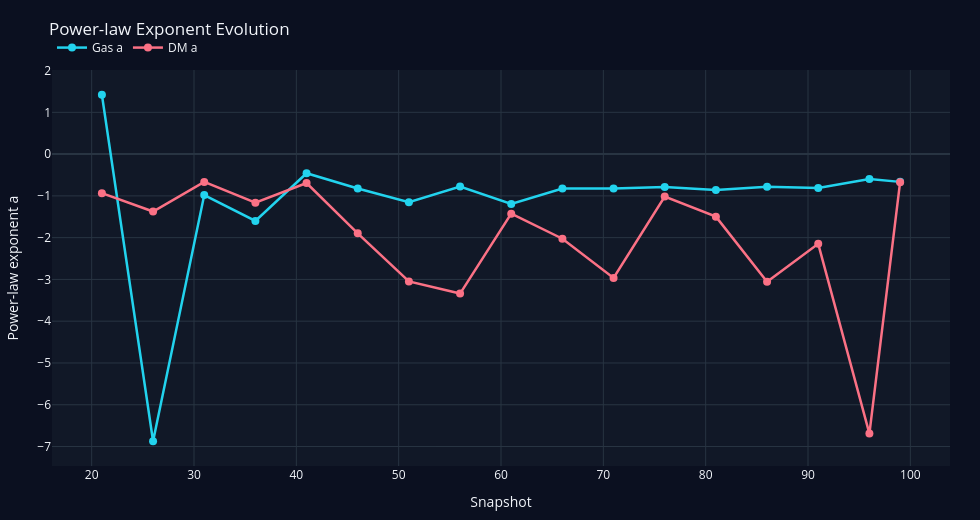

Notebook code for this chart:
### Code cell
# Optional comparison of fitted a values (Plotly dark theme)
if len(df_gas_fit) > 0 and len(df_dm_fit) > 0:
    df_compare = pd.merge(df_gas_fit, df_dm_fit, on='Snapshot', how='inner', suffixes=('_gas', '_dm'))

    fig = go.Figure()
    fig.add_trace(go.Scatter(
        x=df_compare['Snapshot'], y=df_compare['a_gas'],
        mode='lines+markers',
        name='Gas a',
        line=dict(color=COLOR_A_GAS, width=2.5),
        marker=dict(size=8)
    ))
    fig.add_trace(go.Scatter(
        x=df_compare['Snapshot'], y=df_compare['a_dm'],
        mode='lines+markers',
        name='DM a',
        line=dict(color=COLOR_A_DM, width=2.5),
        marker=dict(size=8)
    ))

    fig.update_layout(
        title='Power-law Exponent Evolution',
        xaxis_title='Snapshot',
        yaxis_title='Power-law exponent a',
        template='plotly_dark',
        paper_bgcolor=PLOTLY_DARK_BG,
        plot_bgcolor=PLOTLY_PANEL_BG,
        height=520,
        width=980,
        margin=dict(l=50, r=30, t=70, b=45),
        legend=dict(orientation='h', yanchor='bottom', y=1.02, xanchor='left', x=0)
    )

    compare_html = os.path.join(PLOT_DIR, 'gas_dm_a_comparison_plotly.html')
    os.makedirs(PLOT_DIR, exist_ok=True)
    fig.write_html(compare_html, include_plotlyjs='cdn')

    fig.show()
    print('Saved comparison figure:', compare_html)

    df_compare

### Figure 1 — Plotly figure (JSON) as saved in the notebook; plotly's stock layout.template omitted (floating-point values rounded to 4 significant figures)
{"data": [{"line": {"color": "#22D3EE", "width": 2.5}, "marker": {"size": 8}, "mode": "lines+markers", "name": "Gas a", "type": "scatter", "x": [21, 26, 31, 36, 41, 46, 51, 56, 61, 66, 71, 76, 81, 86, 91, 96, 99], "y": [1.42, -6.872, -0.9799, -1.599, -0.459, -0.822, -1.15, -0.7771, -1.193, -0.8229, -0.822, -0.7887, -0.859, -0.7813, -0.8116, -0.596, -0.6648]}, {"line": {"color": "#FB7185", "width": 2.5}, "marker": {"size": 8}, "mode": "lines+markers", "name": "DM a", "type": "scatter", "x": [21, 26, 31, 36, 41, 46, 51, 56, 61, 66, 71, 76, 81, 86, 91, 96, 99], "y": [-0.9353, -1.375, -0.6661, -1.163, -0.6936, -1.897, -3.047, -3.339, -1.426, -2.026, -2.963, -1.016, -1.497, -3.055, -2.149, -6.691, -0.671]}], "layout": {"height": 520, "legend": {"orientation": "h", "x": 0, "xanchor": "left", "y": 1.02, "yanchor": "bottom"}, "margin": {"b": 45, "l": 50, "r": 30, "t": 70}, "paper_bgcolor": "#0b1020", "plot_bgcolor": "#111827", "title": {"text": "Power-law Exponent Evolution"}, "width": 980, "xaxis": {"autorange": true, "range": [16.12, 103.9], "title": {"text": "Snapshot"}, "type": "linear"}, "yaxis": {"autorange": true, "range": [-7.466, 2.013], "title": {"text": "Power-law exponent a"}, "type": "linear"}}}
